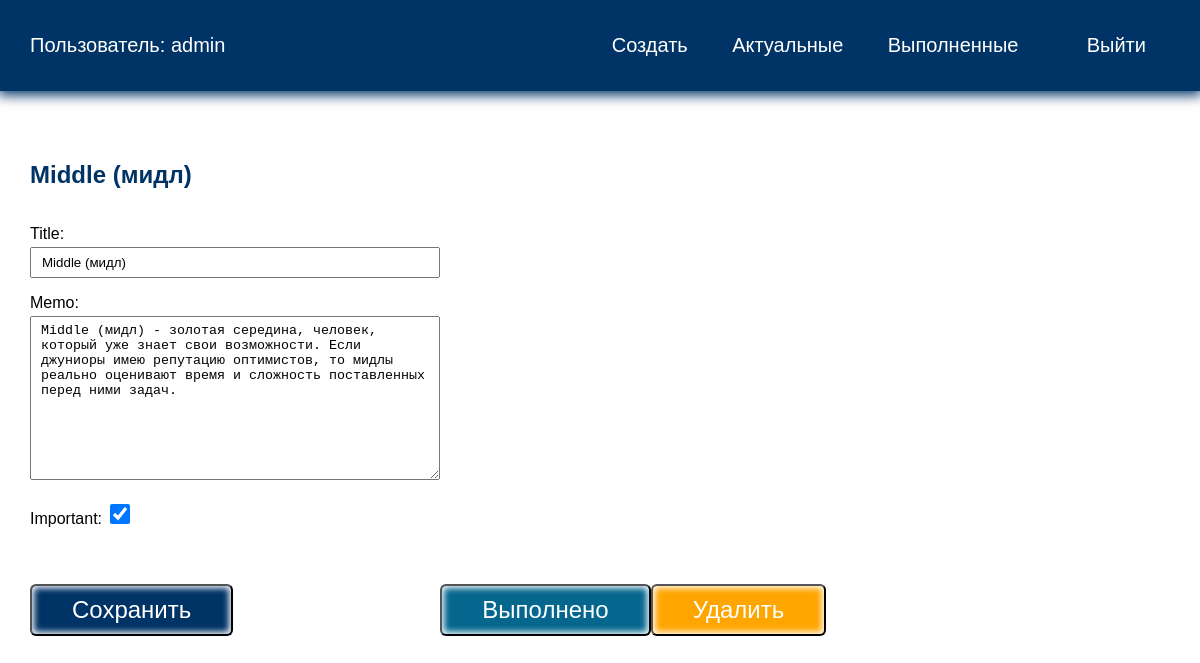
Page /todo/3 (signed in) on the committed database.
### todo/models.py (models this page shows, shortened)
class Todo(models.Model):
    title = models.CharField(max_length=100)
    memo = models.TextField(blank=True)
    created = models.DateTimeField(auto_now_add=True)
    date_completed = models.DateTimeField(blank=True, null=True)
    important = models.BooleanField(default=False)
    user = models.ForeignKey(User, on_delete=models.CASCADE)

### todo/views.py (the view, shortened to what this page needs)
# urls.py: path('todo/<int:todo_pk>', views.viewtodo, name='viewtodo'),
@login_required
def viewtodo(request, todo_pk):
    todo = get_object_or_404(Todo, pk=todo_pk)
    if request.method == "GET":
        form = TodoForm(instance=todo)
        return render(request, 'todo/viewtodo.html', {'todo': todo, 'form': form})

### todo/forms.py
class TodoForm(ModelForm):
    class Meta:
        model = Todo
        fields = ['title', 'memo', 'important']

### todo/templates/todo/viewtodo.html (shortened to what this page needs)
{% extends 'todo/base.html' %}
{% block content %}
<h2>{{ todo.title }}</h2>
<div class="but">
    <form method="post">
        {{ form.as_p}}
        <button class="btn">Сохранить</button>
    </form>
    <form action="{% url 'completetodo' todo.id %}" method="post">
        <button class="btn good">Выполнено</button>
    </form>
    <form action="{% url 'deletetodo' todo.id %}" method="post">
        <button class="btn remove">Удалить</button>
    </form>
</div>
{% endblock %}

### todo/templates/todo/base.html (shortened to what this page needs)
<!DOCTYPE html>
{% load static %}
<html lang="en">
<head>
    <link rel="stylesheet" href="{% static 'css/style.css' %}">
</head>
<body>
<div class="menu">
    <div class="wrap">
        <ul>
            {% if user.is_authenticated %}
            <li class="logo">Пользователь: {{ user.username }}</li>
            <li><a href="{% url 'createtodo' %}">Создать</a></li>
            <li><a href="{% url 'currenttodos' %}">Актуальные</a></li>
            <li><a href="{% url 'completedtodos' %}">Выполненные</a></li>
            <li>
                <form action="{% url 'logoutuser' %}" method="post">
                    <button class="top">Выйти</button>
                </form>
            </li>
            {% else %}
            <li class="logo"><a href="{% url 'home' %}">UpService</a></li>
            <li><a href="{% url 'signupuser' %}">Зарегистрироваться</a></li>
            <li><a href="{% url 'loginuser' %}">Войти</a></li>
            {% endif %}
        </ul>
    </div>
</div>
<div class="content">
    <div class="wrap">
        {% block content %}
        {% endblock %}
    </div>
</div>
</body>
</html>

### todo/static/css/style.css (style rules this page uses)
body { padding: 0; margin: 0; font-family: Arial, Helvetica, sans-serif; }
.wrap { max-width: 1200px; margin: 0 auto; padding: 10px 30px; box-sizing: border-box; }
.menu { background: #003366; box-shadow: 0 2px 12px 2px #003366; }
ul { list-style: none; padding: 0; }
.menu ul { display: flex; justify-content: space-between; align-items: center; font-size: 20px; }
.menu .logo { color: #FFF; margin-right: 30%; }
a { text-decoration: none; }
.menu a { color: #FFF; }
.content .wrap { margin-top: 40px; }
h1, h2 { color: #003366; }
.btn { background: #003366; color: #FFF; }
button { border-radius: 6px; padding: 10px 40px; box-shadow: inset 0 0 6px 2px #FFF; margin-top: 40px; font-size: 24px; cursor: pointer; }
input, textarea { width: 100%; padding: 6px 10px; box-sizing: border-box; margin-top: 4px; }
.top { padding: 4px 24px; margin-top: 0; background: transparent; border: 0; color: #FFF; box-shadow: inset 0 0 0 0 transparent; font-size: 20px; }
.but { display: flex; align-items: flex-end; }
.good { background: rgb(6, 103, 142); }
.remove { background: orange; }
#id_important { width: 20px; height: 20px; }

### rows in the picture
Todo: title "Middle (мидл)", memo "Middle (мидл) - золотая середина, человек, который уже знает свои возможности. Если джуниоры имею репутацию оптимистов, то мидлы реально оценивают время и сложность поставленных перед ними задач.", important "☑"

### other values in the picture
{{ user.username }} "admin"
